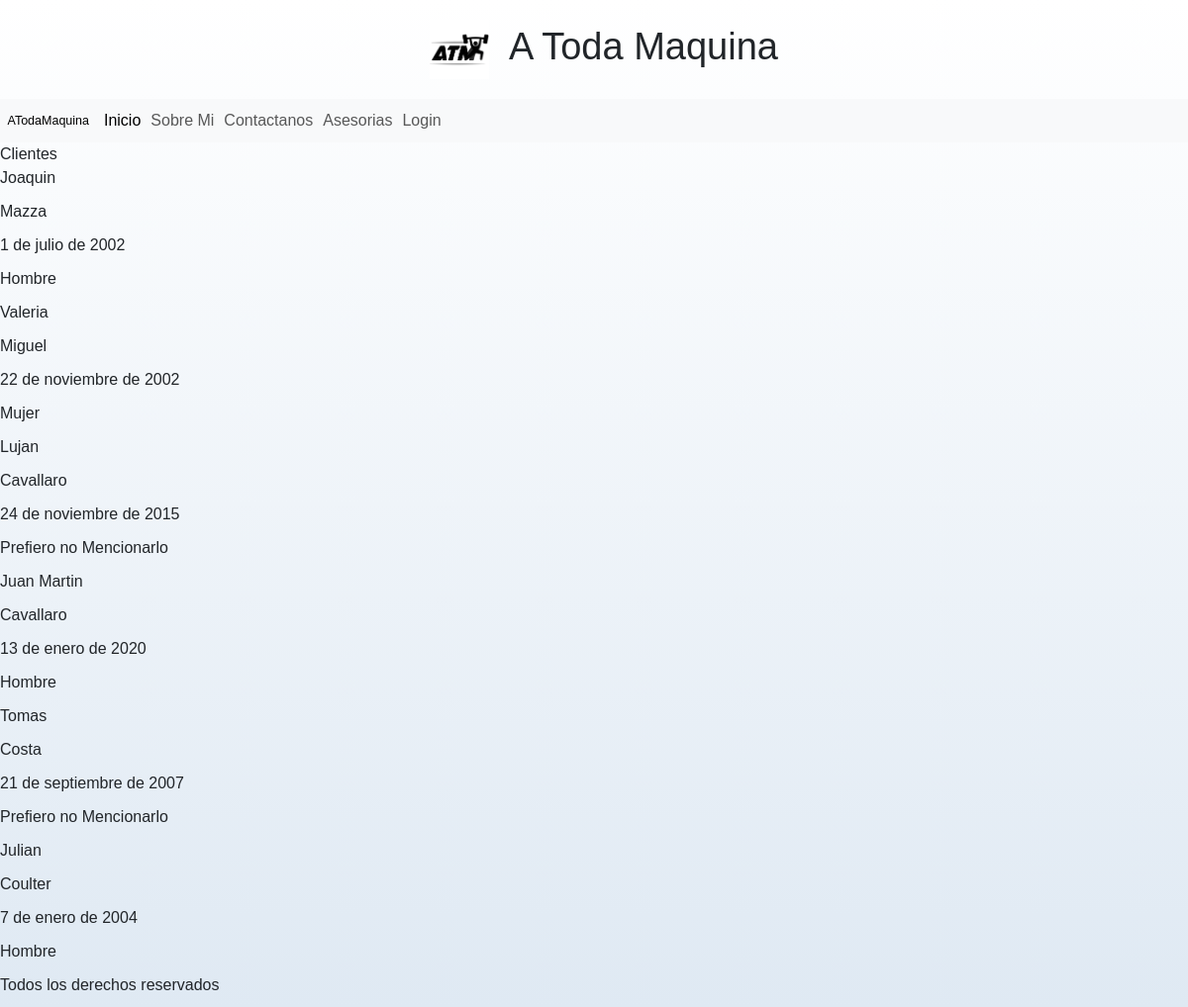
Page /cliente/ on the earlier database version.
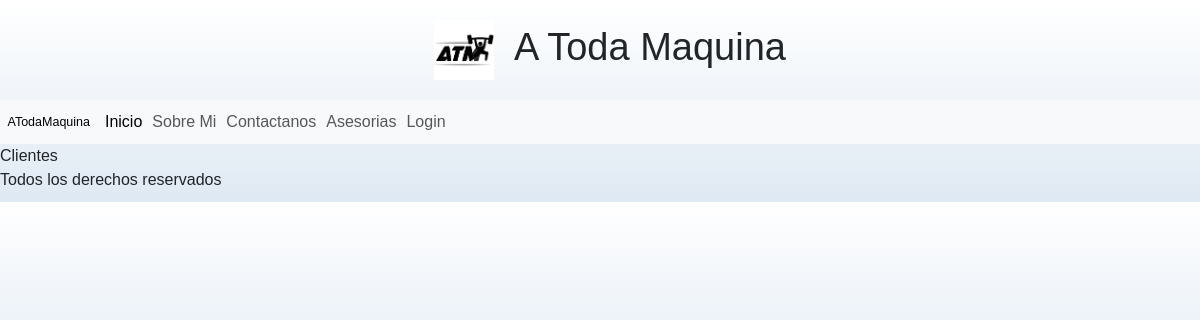
Same page on the later database version.
### apps/cliente/models.py (models this page shows, shortened)
class Cliente(models.Model):
    nombre = models.CharField(max_length=50)
    apellido = models.CharField(max_length=50)
    nacimiento = models.DateField(null=True)
    sexo_id = models.ForeignKey(Sexo, on_delete=models.SET_NULL, null=True)

class Sexo(models.Model):
    nombre = models.CharField(max_length=50)
    def __str__(self):
        return self.nombre

### apps/cliente/views.py (the view)
# urls.py: path("", views.home, name="home"),
def home(request):
    clientes_registros = Cliente.objects.all()
    contexto = {"clientes": clientes_registros}
    return render(request, "cliente/index.html", contexto)

### apps/cliente/templates/cliente/index.html
{% extends 'Home/base.html' %}
    {% block INDEX_TITULO %} Clientes {% endblock INDEX_TITULO %}
    {% block INDEX_CONTENIDO %}
        {% for cliente in clientes %}
            <p>{{ cliente.nombre }}</p>
            <p>{{ cliente.apellido }}</p>
            <p>{{ cliente.nacimiento }}</p>
            <p>{{ cliente.sexo_id }}</p>
        {% endfor %}
    {% endblock INDEX_CONTENIDO %}

### apps/Home/templates/Home/base.html (shortened to what this page needs)
{% load static %}
<!DOCTYPE html>
<html lang="es">
    <head>
        <link href="https://cdn.jsdelivr.net/npm/bootstrap@5.3.0/dist/css/bootstrap.min.css" rel="stylesheet">
        <link rel="stylesheet" href="{% static 'Home/css/styles.css' %}" />
    </head>
    <body>
        {% include 'Home/header.html' %}
        {% include 'Home/navbar.html' %}
        {% block BASE_CONTENIDO %}
            {% block INDEX_TITULO %}{% endblock INDEX_TITULO %}
            {% block INDEX_CONTENIDO %}{% endblock INDEX_CONTENIDO %}
        {% endblock BASE_CONTENIDO %}
        {% include 'Home/footer.html' %}
    </body>
</html>

### apps/Home/templates/Home/header.html
{% load static %}
<header>
    <div class="logo">
    <a href="{% url 'Home:home' %}">
        <img src="{% static 'Home/assets/img/icono.png' %}" alt="Logo">
    </a>
    <h1>A Toda Maquina</h1>
    </div>
</header>

### apps/Home/templates/Home/navbar.html (shortened to what this page needs)
<nav class="navbar navbar-expand-lg bg-body-tertiary">
    <div class="container-fluid">
      <a class="navbar-brand" href="#">ATodaMaquina</a>
      <div class="collapse navbar-collapse" id="navbarNav">
        <ul class="navbar-nav">
          <li class="nav-item">
            <a class="nav-link active" aria-current="page" href="{% url 'Home:home' %}">Inicio</a>
          </li>
          <li class="nav-item">
            <a class="nav-link" href="#">Sobre Mi</a>
          </li>
          <li class="nav-item">
            <a class="nav-link" href="{% url 'cliente:registrarFormulario' %}">Contactanos</a>
          </li>
          <li class="nav-item">
            <a class="nav-link" href="{% url 'producto:home' %}">Asesorias</a>
          </li>
          <li class="nav-item">
            <a class="nav-link" href="{% url 'Home:login' %}">Login</a>
          </li>
        </ul>
      </div>
    </div>
  </nav>

### apps/Home/templates/Home/footer.html
<footer>
    <p>Todos los derechos reservados</p>
</footer>

### apps/Home/static/Home/css/styles.css (style rules this page uses)
:root { --blanco: #ffffff; --negro: #212121; --gris: #757575; }
html { font-size: 62.5%; box-sizing: border-box; scroll-snap-type: y mandatory; }
body { font-size: 16px; font-family: Arial, Helvetica, sans-serif; background-image: linear-gradient(to top, #dfe9f3 0%, var(--blanco) 100%); }
h1 { font-size: 3.8rem; }
h1, h2, h3 { text-align: center; }
.logo { display: flex; justify-content: center; align-items: center; }
.logo img { width: 10rem; height: auto; padding: 2rem; }

Differences in the rows shown:
removed Cliente: nombre "Joaquin", apellido "Mazza", nacimiento "1 de julio de 2002", sexo_id "Hombre"
removed Cliente: nombre "Valeria", apellido "Miguel", nacimiento "22 de noviembre de 2002", sexo_id "Mujer"
removed Cliente: nombre "Lujan", apellido "Cavallaro", nacimiento "24 de noviembre de 2015", sexo_id "Prefiero no Mencionarlo"
removed Cliente: nombre "Juan Martin", apellido "Cavallaro", nacimiento "13 de enero de 2020", sexo_id "Hombre"
removed Cliente: nombre "Tomas", apellido "Costa", nacimiento "21 de septiembre de 2007", sexo_id "Prefiero no Mencionarlo"
removed Cliente: nombre "Julian", apellido "Coulter", nacimiento "7 de enero de 2004", sexo_id "Hombre"
